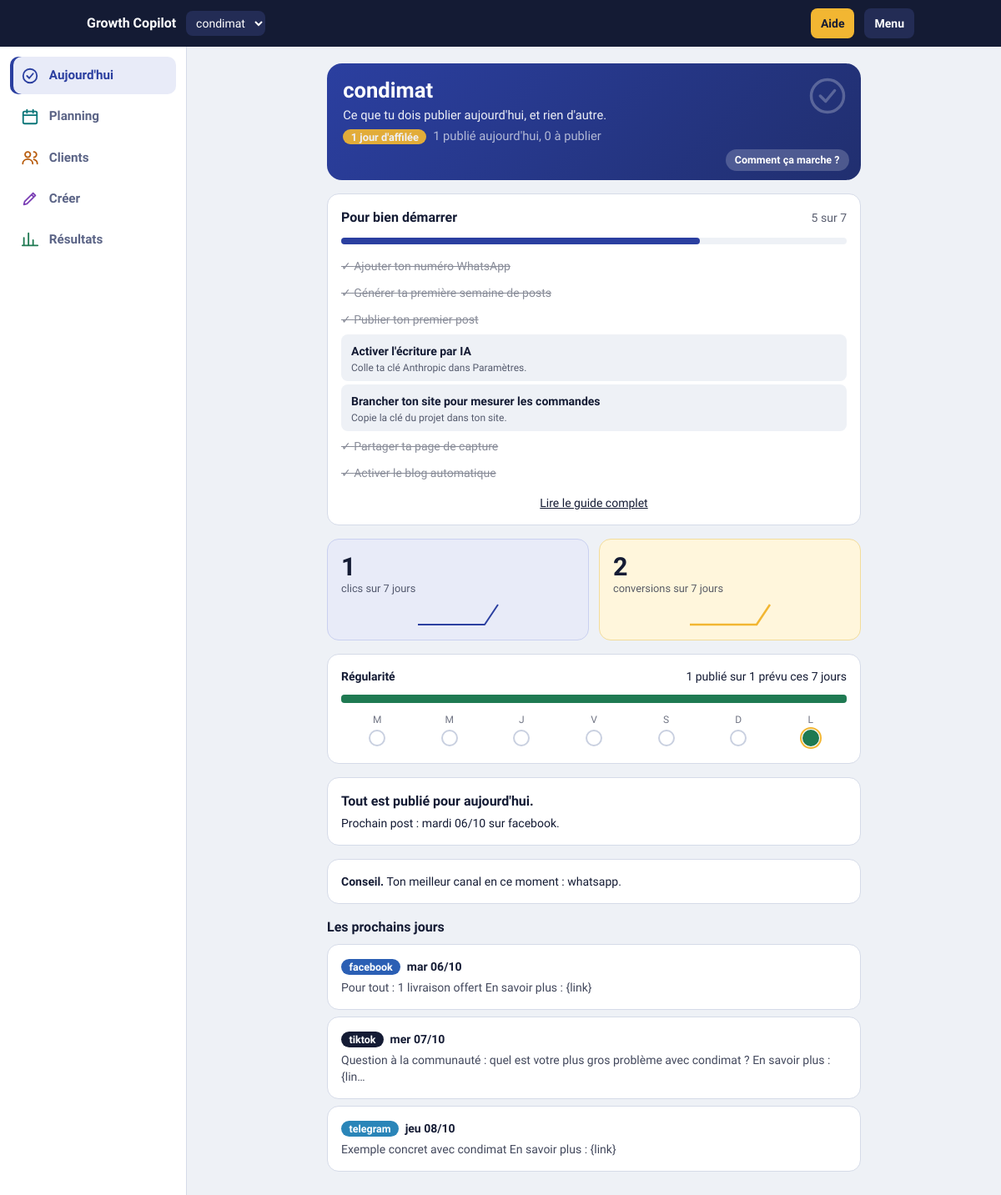
Page /projet/1/ on the committed database.
### core/models.py (models this page shows, shortened)
class Project(models.Model):
    name = models.CharField("Nom du projet", max_length=80)
    description = models.TextField("Ce que fait le produit")
    audience = models.CharField("Cible", max_length=200)
    offer = models.CharField("Offre / promesse", max_length=200, blank=True)
    tone = models.CharField("Ton", max_length=80, default="chaleureux et direct")
    url = models.URLField("Lien de destination (site, WhatsApp, Telegram…)")
    channels = models.CharField("Canaux (séparés par des virgules)", max_length=120,
                                default="whatsapp,facebook,tiktok,telegram")
    monthly_cost = models.PositiveIntegerField("Coût mensuel de ta communication en FCFA (publicité, data, temps payé)", default=0)
    blog_per_week = models.PositiveSmallIntegerField("Rythme du blog automatique", default=0,
        choices=[(0, "Désactivé"), (1, "1 article par semaine"), (2, "2 par semaine"), (3, "3 par semaine"), (5, "5 par semaine"), (7, "1 article par jour")])
    blog_topics = models.TextField("Sujets à traiter (un par ligne)", blank=True)
    color = models.CharField("Couleur de marque", max_length=7, default="#2b3fa0")
    whatsapp = models.CharField("Numéro WhatsApp (avec indicatif, ex. 22370000000)", max_length=20, blank=True)
    token = models.CharField(max_length=32, default=new_token, editable=False)

class Post(models.Model):
    project = models.ForeignKey(Project, on_delete=models.CASCADE)
    channel = models.CharField(max_length=20)
    text = models.TextField()
    scheduled_for = models.DateField()
    status = models.CharField(max_length=10, default="planned")
    published_on = models.DateField(null=True, blank=True)
    code = models.CharField(max_length=8, unique=True, default=new_code)
    class Meta:
        ordering = ["scheduled_for", "id"]

### core/views.py (the view)
# urls.py: path("projet/<int:pk>/", v.today, name="today"),
def today(request, pk):
    p = get_object_or_404(Project, pk=pk)
    t = timezone.localdate()
    planned = p.post_set.filter(status="planned")
    since = t - timedelta(days=6)
    c_series = _daily(Click.objects.filter(post__project=p, at__date__gte=since), since, 7)
    v_series = _daily(Conversion.objects.filter(project=p, at__date__gte=since), since, 7)
    pub = _published_days(p)
    week = [{"d": since + timedelta(days=i), "on": (since + timedelta(days=i)) in pub, "now": i == 6} for i in range(7)]
    week_posts = p.post_set.filter(scheduled_for__gte=since, scheduled_for__lte=t)
    reg_total, reg_done = week_posts.count(), week_posts.filter(status="published").count()
    top = p.post_set.values("channel").annotate(c=Count("click")).order_by("-c").first()
    tip = f"Ton meilleur canal en ce moment : {top['channel']}." if top and top["c"] else \
          "Publie quelques posts par leurs liens pour savoir quel canal ramène des clients."
    steps = _steps(p)
    return render(request, "today.html", _ctx(p, "today", steps=steps, steps_done=sum(x["d"] for x in steps),
        due=[_decorate(request, x) for x in planned.filter(scheduled_for__lte=t)],
        done=p.post_set.filter(status="published", published_on=t).count(),
        upcoming=planned.filter(scheduled_for__gt=t)[:3], has_plan=planned.exists(), streak=_streak(p, t), tip=tip,
        clicks=sum(c_series), convs=sum(v_series), c_spark=_spark(c_series), v_spark=_spark(v_series), week=week,
        reg_total=reg_total, reg_done=reg_done, reg_pct=round(100 * reg_done / reg_total) if reg_total else 0))

### core/conf.py (called while the page is built)
def conf(name, default=""):
    from .models import Setting
    try:
        s = Setting.objects.filter(key=name).first()
    except Exception:
        s = None
    return s.value if s and s.value else os.environ.get(name, default)

### core/views.py (called while the page is built)
def _ctx(p, tab, **kw):
    t = timezone.localdate()
    return {"p": p, "tab": tab, "today": t, "projects": Project.objects.all(),
            "due_count": p.post_set.filter(status="planned", scheduled_for__lte=t).count(),
            "pending_count": p.article_set.filter(published=False, publish_at__isnull=False).count(), **kw}

def _daily(qs, since, days):
    per = {r["d"]: r["n"] for r in qs.annotate(d=TruncDate("at")).values("d").annotate(n=Count("id"))}
    return [per.get(since + timedelta(days=i), 0) for i in range(days)]

def _spark(vals, w=96, h=28):
    m, n = (max(vals) or 1), len(vals)
    return " ".join(f"{round(i * w / max(n - 1, 1), 1)},{round(h - 2 - (v / m) * (h - 4), 1)}" for i, v in enumerate(vals))

def _published_days(p):
    return set(p.post_set.filter(status="published").values_list("published_on", flat=True))

def _streak(p, t):
    days = _published_days(p)
    d, n = (t if t in days else t - timedelta(days=1)), 0
    while d in days:
        n, d = n + 1, d - timedelta(days=1)
    return n

### core/templates/today.html (shortened to what this page needs)
{% extends "base.html" %}{% block content %}
<section class="hero">{% include "_hero.html" %}<h1>{{ p.name }}</h1><p>Ce que tu dois publier aujourd'hui, et rien d'autre.</p>
<p class="text-sm mt-1"><span class="chip">{{ streak }} jour{{ streak|pluralize }} d'affilée</span>
<span class="opacity-70 ml-1">{{ done }} publié{{ done|pluralize }} aujourd'hui, {{ due|length }} à publier</span></p></section>
{% if steps_done < steps|length %}<details class="card" open><summary class="cursor-pointer flex items-center justify-between gap-2"><b>Pour bien démarrer</b><span class="text-sm opacity-70">{{ steps_done }} sur {{ steps|length }}</span></summary>
<div class="h-2 rounded bg-[#eef1f6] my-3"><div class="h-2 rounded bg-[#2b3fa0]" style="width:{% widthratio steps_done steps|length 100 %}%"></div></div>
<ul class="space-y-1">{% for s in steps %}<li>{% if s.d %}<p class="text-sm opacity-50 line-through py-1">✓ {{ s.t }}</p>{% else %}<a href="{{ s.u }}" class="block rounded-lg bg-[#eef1f6] px-3 py-2"><b class="text-sm">{{ s.t }}</b><span class="block text-xs opacity-70">{{ s.h }}</span></a>{% endif %}</li>{% endfor %}</ul><a class="block text-sm underline mt-3 text-center" href="{% url 'help_project' p.pk %}">Lire le guide complet</a></details>{% endif %}
<section class="grid grid-cols-2 gap-3">
<div class="card tint-indigo"><p class="kpi">{{ clicks }}</p><p class="lbl">clics sur 7 jours</p>
<svg viewBox="0 0 96 28" class="w-full h-7 mt-2" aria-hidden="true"><polyline fill="none" stroke="#2b3fa0" stroke-width="2" stroke-linejoin="round" points="{{ c_spark }}"/></svg></div>
<div class="card tint-gold"><p class="kpi">{{ convs }}</p><p class="lbl">conversions sur 7 jours</p>
<svg viewBox="0 0 96 28" class="w-full h-7 mt-2" aria-hidden="true"><polyline fill="none" stroke="#f2b632" stroke-width="2.5" stroke-linejoin="round" points="{{ v_spark }}"/></svg></div></section>
<section class="card space-y-3"><div class="flex justify-between text-sm"><b>Régularité</b><span>{{ reg_done }} publié{{ reg_done|pluralize }} sur {{ reg_total }} prévu{{ reg_total|pluralize }} ces 7 jours</span></div>
<div class="h-2.5 rounded bg-[#eef1f6]" role="progressbar" aria-valuenow="{{ reg_pct }}" aria-valuemin="0" aria-valuemax="100"><div class="h-2.5 rounded bg-[#1f7a52]" style="width:{{ reg_pct }}%"></div></div>
<div class="grid grid-cols-7 text-center text-xs">{% for d in week %}<div><span class="block mb-1 opacity-60">{{ d.d|date:"D"|slice:":1"|upper }}</span>
<span class="inline-block w-5 h-5 rounded-full border-2 {% if d.on %}bg-[#1f7a52] border-[#1f7a52]{% else %}border-[#c9d0e0]{% endif %} {% if d.now %}ring-2 ring-[#f2b632] ring-offset-1{% endif %}"></span></div>{% endfor %}</div></section>
{% if not has_plan %}<div class="card space-y-3"><b>Ta semaine est vide.</b><p class="text-sm">Un clic suffit pour obtenir 7 jours de publications prêtes à copier.</p>
<form method="post" action="{% url 'generate' p.pk %}">{% csrf_token %}<button class="btn w-full">Générer ma semaine</button></form></div>
{% elif not due %}<div class="card"><b>Tout est publié pour aujourd'hui.</b>
<p class="text-sm mt-1">{% if upcoming %}Prochain post : {{ upcoming.0.scheduled_for|date:"l d/m" }} sur {{ upcoming.0.channel }}.{% else %}Génère la suite depuis le Calendrier.{% endif %}</p></div>{% endif %}
<div class="card text-sm"><b>Conseil.</b> {{ tip }}</div>
{% if upcoming %}<section class="space-y-2"><h2 class="font-bold">Les prochains jours</h2>
{% for x in upcoming %}<a href="{% url 'post_edit' x.pk %}" class="card block text-sm"><span class="ch ch-{{ x.channel }}">{{ x.channel }}</span>
<b class="ml-1">{{ x.scheduled_for|date:"D d/m" }}</b><p class="mt-1 opacity-80">{{ x.text|truncatechars:100 }}</p></a>{% endfor %}</section>{% endif %}
{% endblock %}

### core/templates/base.html (style rules this page uses)
body { font-family:'Bricolage Grotesque',system-ui,sans-serif;background:#eef1f6;color:#141b34;padding-bottom:calc(5.5rem + env(safe-area-inset-bottom)) }
.card { background:#fff;border:1px solid #d5dbe8;border-radius:14px;padding:1rem }
.chip { background:#f2b632;border-radius:999px;padding:.1rem .6rem;font-weight:700;font-size:.8rem }
.ch { font-weight:700;font-size:.78rem;padding:.12rem .6rem;border-radius:999px;color:#fff;background:#6b7390 }
.ch-facebook { background:#2b5fb4!important }
.ch-tiktok { background:#141b34!important }
.ch-telegram { background:#2a85b8!important }
.kpi { font-size:1.9rem;font-weight:800;line-height:1.1 }
.lbl { font-size:.8rem;opacity:.7 }
details>summary { list-style:none }
body { --ac:#2b3fa0;--acs:#e8ebf8 }
.hero { position:relative;background:var(--ac);background-image:linear-gradient(135deg,var(--ac),color-mix(in srgb,var(--ac) 55%,#141b34));color:#fff;border-radius:18px;padding:1.1rem 1.2rem 2.6rem;overflow:hidden }
.hero h1 { font-size:1.6rem;font-weight:800;line-height:1.15;padding-right:3.5rem }
.hero p { opacity:.92;font-size:.92rem;margin-top:.25rem }
.tint-indigo { background:#e8ebf8;border-color:#c9d0f0 }
.tint-gold { background:#fff6dc;border-color:#f2dc9b }
@media (min-width:768px) { body { padding-bottom:2rem } }

### rows in the picture
Project: name "condimat"
Post: scheduled_for "mardi 06/10", channel "facebook", scheduled_for "mar 06/10", text "Pour tout : 1 livraison offert En savoir plus : {link}"
Post: channel "tiktok", scheduled_for "mer 07/10", text "Question à la communauté : quel est votre plus gros problème avec condimat ? En savoir plus : {lin…"
Post: channel "telegram", scheduled_for "jeu 08/10", text "Exemple concret avec condimat En savoir plus : {link}"

### other values in the picture
{{ streak }} "1"
{{ done }} "1"
{{ due|length }} "0"
{{ steps_done }} "5"
{{ steps|length }} "7"
{{ s.t }} "Ajouter ton numéro WhatsApp" "Générer ta première semaine de posts" "Publier ton premier post" "Partager ta page de capture" "Activer le blog automatique"
{{ s.t }} "Activer l'écriture par IA" "Brancher ton site pour mesurer les commandes"
{{ s.h }} "Colle ta clé Anthropic dans Paramètres." "Copie la clé du projet dans ton site."
{{ clicks }} "1"
{{ convs }} "2"
{{ reg_done }} "1"
{{ reg_total }} "1"
{{ d.d|date:"D"|slice:":1"|upper }} "M" "M" "J" "V" "S" "D" "L"
{{ tip }} "Ton meilleur canal en ce moment : whatsapp."
form field value "condimat"
